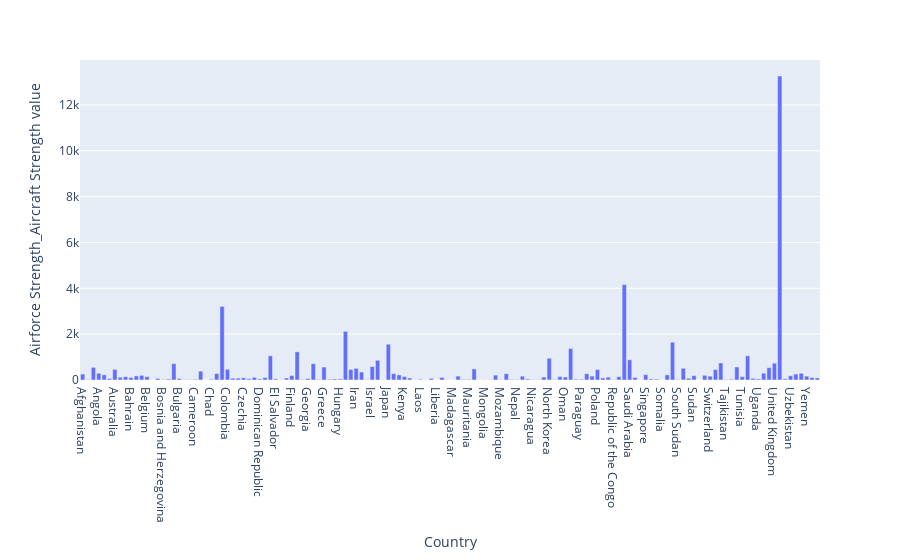

Notebook source saved alongside this figure:
### Code cell
fig = px.bar(X, x= X["Country"] , y = X["Airforce Strength_Aircraft Strength value"])
fig.show()

### Figure 1 — Plotly figure (JSON) as saved in the notebook; plotly's stock layout.template omitted (floating-point values rounded to 4 significant figures; data arrays with more than 128 entries replaced by an {"elided": "..."} marker saying what was removed)
{"data": [{"alignmentgroup": "True", "hovertemplate": "Country=%{x}<br>Airforce Strength_Aircraft Strength value=%{y}<extra></extra>", "legendgroup": "", "marker": {"color": "#636efa", "pattern": {"shape": ""}}, "name": "", "offsetgroup": "", "orientation": "v", "showlegend": false, "textposition": "auto", "type": "bar", "x": {"elided": "138 str values"}, "xaxis": "x", "y": {"elided": "138 int values"}, "yaxis": "y"}], "layout": {"barmode": "relative", "legend": {"tracegroupgap": 0}, "margin": {"t": 60}, "xaxis": {"anchor": "y", "domain": [0, 1], "title": {"text": "Country"}}, "yaxis": {"anchor": "x", "domain": [0, 1], "title": {"text": "Airforce Strength_Aircraft Strength value"}}}}
